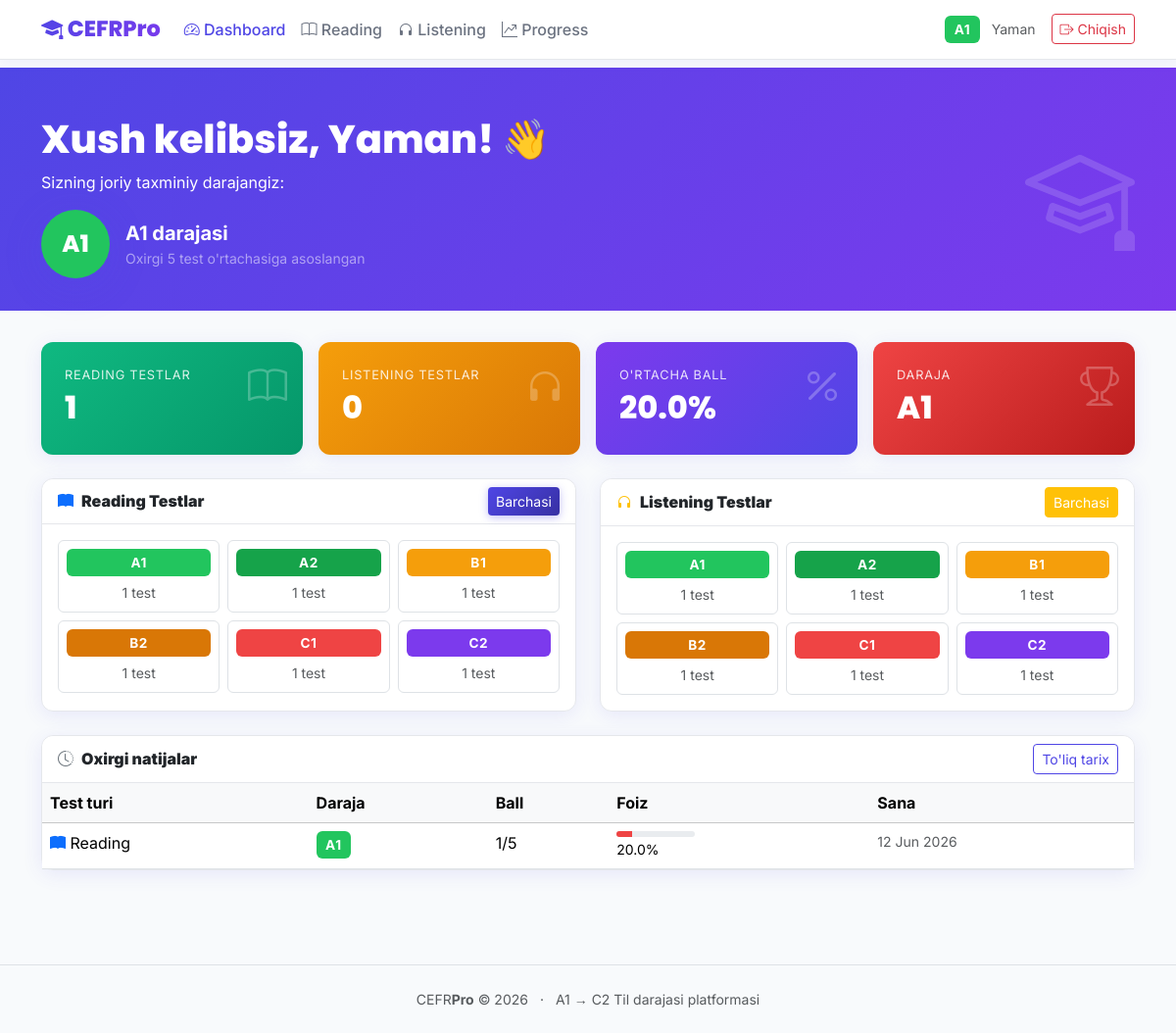
/ (signed in), run on the app's committed database.
### models.py (models this page shows, shortened)
class User(UserMixin, db.Model):
    __tablename__ = 'users'
    id = db.Column(db.Integer, primary_key=True)
    username = db.Column(db.String(80), unique=True, nullable=False)
    email = db.Column(db.String(120), unique=True, nullable=False)
    password_hash = db.Column(db.String(256), nullable=False)
    full_name = db.Column(db.String(120), default='')
    cefr_level = db.Column(db.String(4), default='A1')
    is_admin = db.Column(db.Boolean, default=False)
    created_at = db.Column(db.DateTime, default=datetime.utcnow)
    attempts = db.relationship('TestAttempt', backref='user', lazy=True)
    def estimated_level(self):
        last5 = TestAttempt.query.filter_by(user_id=self.id)\
            .order_by(TestAttempt.taken_at.desc()).limit(5).all()
        if not last5:
            return self.cefr_level
        avg_pct = sum(a.percentage for a in last5) / len(last5)
        level_idx = CEFR_LEVELS.index(self.cefr_level) if self.cefr_level in CEFR_LEVELS else 0
        if avg_pct >= 85:
            level_idx = min(level_idx + 1, 5)
        elif avg_pct < 50:
            level_idx = max(level_idx - 1, 0)
        return CEFR_LEVELS[level_idx]

class TestAttempt(db.Model):
    __tablename__ = 'test_attempts'
    id = db.Column(db.Integer, primary_key=True)
    user_id = db.Column(db.Integer, db.ForeignKey('users.id'), nullable=False)
    test_type = db.Column(db.String(20), nullable=False)   # 'reading' or 'listening'
    test_id = db.Column(db.Integer, nullable=False)
    level = db.Column(db.String(4), nullable=False)
    score = db.Column(db.Integer, default=0)               # correct answers
    total = db.Column(db.Integer, default=0)               # total questions
    percentage = db.Column(db.Float, default=0.0)
    time_spent = db.Column(db.Integer, default=0)          # seconds
    taken_at = db.Column(db.DateTime, default=datetime.utcnow)

### app.py (the view)
@app.route('/')
@login_required
def dashboard():
    recent_attempts = TestAttempt.query\
        .filter_by(user_id=current_user.id)\
        .order_by(TestAttempt.taken_at.desc()).limit(5).all()
    reading_count = TestAttempt.query.filter_by(
        user_id=current_user.id, test_type='reading').count()
    listening_count = TestAttempt.query.filter_by(
        user_id=current_user.id, test_type='listening').count()
    all_att = TestAttempt.query.filter_by(user_id=current_user.id).all()
    avg_pct = (sum(a.percentage for a in all_att) / len(all_att)) if all_att else 0
    estimated = current_user.estimated_level()
    reading_tests_by_level = {}
    for lvl in CEFR_LEVELS:
        reading_tests_by_level[lvl] = ReadingTest.query.filter_by(level=lvl).count()
    listening_tests_by_level = {}
    for lvl in CEFR_LEVELS:
        listening_tests_by_level[lvl] = ListeningTest.query.filter_by(level=lvl).count()
    return render_template('dashboard.html',
                           recent_attempts=recent_attempts,
                           reading_count=reading_count,
                           listening_count=listening_count,
                           avg_pct=round(avg_pct, 1),
                           estimated=estimated,
                           cefr_levels=CEFR_LEVELS,
                           reading_tests_by_level=reading_tests_by_level,
                           listening_tests_by_level=listening_tests_by_level)

### app.py (called while the page is built)
@login_manager.user_loader
def load_user(user_id):
    return User.query.get(int(user_id))

@app.context_processor
def inject_globals():
    return {'cefr_levels': CEFR_LEVELS, 'now': datetime.utcnow()}

### templates/dashboard.html (shortened to what this page needs)
{% extends 'base.html' %}
{% block content %}
<div class="page-header">
  <div class="container">
    <div class="row align-items-center">
      <div class="col-md-8">
        <h1 class="fade-in">Xush kelibsiz, {{ current_user.full_name or current_user.username }}! 👋</h1>
        <p class="fade-in fade-in-delay-1">Sizning joriy taxminiy darajangiz:</p>
        <div class="d-flex align-items-center gap-3 mt-2 fade-in fade-in-delay-2">
          <span class="estimated-level-badge badge-{{ estimated }}" style="font-size:1.5rem;width:70px;height:70px;">{{ estimated }}</span>
          <div>
            <div class="fw-bold text-white fs-5">{{ estimated }} darajasi</div>
            <div class="text-white-50 small">Oxirgi 5 test o'rtachasiga asoslangan</div>
          </div>
        </div>
      </div>
      <div class="col-md-4 text-end d-none d-md-block">
        <i class="bi bi-mortarboard" style="font-size:7rem;opacity:.15;color:white;"></i>
      </div>
    </div>
  </div>
</div>
<div class="container pb-5">
  <div class="row g-3 mb-4">
    <div class="col-6 col-md-3">
      <div class="stat-card green fade-in">
        <div class="stat-icon"><i class="bi bi-book"></i></div>
        <div class="stat-label">Reading Testlar</div>
        <div class="stat-value">{{ reading_count }}</div>
      </div>
    </div>
    <div class="col-6 col-md-3">
      <div class="stat-card amber fade-in fade-in-delay-1">
        <div class="stat-icon"><i class="bi bi-headphones"></i></div>
        <div class="stat-label">Listening Testlar</div>
        <div class="stat-value">{{ listening_count }}</div>
      </div>
    </div>
    <div class="col-6 col-md-3">
      <div class="stat-card purple fade-in fade-in-delay-2">
        <div class="stat-icon"><i class="bi bi-percent"></i></div>
        <div class="stat-label">O'rtacha Ball</div>
        <div class="stat-value">{{ avg_pct }}%</div>
      </div>
    </div>
    <div class="col-6 col-md-3">
      <div class="stat-card red fade-in fade-in-delay-3">
        <div class="stat-icon"><i class="bi bi-trophy"></i></div>
        <div class="stat-label">Daraja</div>
        <div class="stat-value">{{ estimated }}</div>
      </div>
    </div>
  </div>
  <div class="row g-4 mb-4">
    <div class="col-md-6">
      <div class="card h-100">
        <div class="card-header d-flex justify-content-between align-items-center">
          <span><i class="bi bi-book-fill text-primary me-2"></i><strong>Reading Testlar</strong></span>
          <a href="{{ url_for('reading_list') }}" class="btn btn-sm btn-primary">Barchasi</a>
        </div>
        <div class="card-body">
          <div class="row g-2">
            {% for lvl in cefr_levels %}
            <div class="col-4">
              <a href="{{ url_for('reading_list', level=lvl) }}"
                 class="d-block text-decoration-none text-center p-2 rounded border"
                 style="transition:.2s;border-color:transparent"
                 onmouseover="this.style.borderColor='var(--primary)'"
                 onmouseout="this.style.borderColor='transparent'">
                <span class="cefr-badge badge-{{ lvl }} d-block mb-1">{{ lvl }}</span>
                <small class="text-muted">{{ reading_tests_by_level[lvl] }} test</small>
              </a>
            </div>
            {% endfor %}
          </div>
        </div>
      </div>
    </div>
    <div class="col-md-6">
      <div class="card h-100">
        <div class="card-header d-flex justify-content-between align-items-center">
          <span><i class="bi bi-headphones text-warning me-2"></i><strong>Listening Testlar</strong></span>
          <a href="{{ url_for('listening_list') }}" class="btn btn-sm btn-warning text-white">Barchasi</a>
        </div>
        <div class="card-body">
          <div class="row g-2">
            {% for lvl in cefr_levels %}
            <div class="col-4">
              <a href="{{ url_for('listening_list', level=lvl) }}"
                 class="d-block text-decoration-none text-center p-2 rounded border"
                 style="transition:.2s;border-color:transparent"
                 onmouseover="this.style.borderColor='var(--warning)'"
                 onmouseout="this.style.borderColor='transparent'">
                <span class="cefr-badge badge-{{ lvl }} d-block mb-1">{{ lvl }}</span>
                <small class="text-muted">{{ listening_tests_by_level[lvl] }} test</small>
              </a>
            </div>
            {% endfor %}
          </div>
        </div>
      </div>
    </div>
  </div>
  <div class="card">
    <div class="card-header d-flex justify-content-between align-items-center">
      <span><i class="bi bi-clock-history text-secondary me-2"></i><strong>Oxirgi natijalar</strong></span>
      <a href="{{ url_for('progress') }}" class="btn btn-sm btn-outline-primary">To'liq tarix</a>
    </div>
    <div class="card-body p-0">
      {% if recent_attempts %}
      <div class="table-responsive">
        <table class="table table-hover mb-0">
          <thead class="table-light">
            <tr>
              <th>Test turi</th>
              <th>Daraja</th>
              <th>Ball</th>
              <th>Foiz</th>
              <th>Sana</th>
            </tr>
          </thead>
          <tbody>
            {% for a in recent_attempts %}
            <tr>
              <td>
                {% if a.test_type == 'reading' %}
                  <i class="bi bi-book-fill text-primary"></i> Reading
                {% else %}
                  <i class="bi bi-headphones text-warning"></i> Listening
                {% endif %}
              </td>
              <td><span class="cefr-badge badge-{{ a.level }}">{{ a.level }}</span></td>
              <td>{{ a.score }}/{{ a.total }}</td>
              <td>
                <div class="progress" style="height:6px;width:80px;">
                  <div class="progress-bar"
                       style="width:{{ a.percentage }}%;background:{% if a.percentage>=75 %}var(--success){% elif a.percentage>=50 %}var(--warning){% else %}var(--danger){% endif %}">
                  </div>
                </div>
                <small>{{ a.percentage }}%</small>
              </td>
              <td class="text-muted small">{{ a.taken_at.strftime('%d %b %Y') }}</td>
            </tr>
            {% endfor %}
          </tbody>
        </table>
      </div>
      {% else %}
      <div class="text-center py-5 text-muted">
        <i class="bi bi-clipboard-x" style="font-size:3rem;opacity:.3"></i>
        <p class="mt-2">Hali hech qanday test topshirmagansiz.</p>
        <a href="{{ url_for('reading_list') }}" class="btn btn-primary">Birinchi testni boshlang</a>
      </div>
      {% endif %}
    </div>
  </div>
</div>
{% endblock %}

### templates/base.html (shortened to what this page needs)
<!DOCTYPE html>
<html lang="uz">
<head>
  <link href="https://cdn.jsdelivr.net/npm/bootstrap@5.3.2/dist/css/bootstrap.min.css" rel="stylesheet">
  <link href="https://cdn.jsdelivr.net/npm/bootstrap-icons@1.11.3/font/bootstrap-icons.min.css" rel="stylesheet">
  <link href="{{ url_for('static', filename='css/style.css') }}" rel="stylesheet">
</head>
<body>
{% if current_user.is_authenticated %}
<nav class="navbar navbar-expand-lg sticky-top">
  <div class="container">
    <a class="navbar-brand" href="{{ url_for('dashboard') }}">
      <i class="bi bi-mortarboard-fill"></i> CEFR<span style="color:var(--secondary)">Pro</span>
    </a>
    <div class="collapse navbar-collapse" id="navMain">
      <ul class="navbar-nav me-auto mb-2 mb-lg-0">
        <li class="nav-item">
          <a class="nav-link {% if request.endpoint == 'dashboard' %}active{% endif %}"
             href="{{ url_for('dashboard') }}"><i class="bi bi-speedometer2"></i> Dashboard</a>
        </li>
        <li class="nav-item">
          <a class="nav-link {% if 'reading' in request.endpoint %}active{% endif %}"
             href="{{ url_for('reading_list') }}"><i class="bi bi-book"></i> Reading</a>
        </li>
        <li class="nav-item">
          <a class="nav-link {% if 'listening' in request.endpoint %}active{% endif %}"
             href="{{ url_for('listening_list') }}"><i class="bi bi-headphones"></i> Listening</a>
        </li>
        <li class="nav-item">
          <a class="nav-link {% if request.endpoint == 'progress' %}active{% endif %}"
             href="{{ url_for('progress') }}"><i class="bi bi-graph-up-arrow"></i> Progress</a>
        </li>
      </ul>
      <div class="d-flex align-items-center gap-2">
        <span class="cefr-badge badge-{{ current_user.cefr_level }} me-1">
          {{ current_user.cefr_level }}
        </span>
        <span class="text-muted small">{{ current_user.full_name or current_user.username }}</span>
        <a href="{{ url_for('logout') }}" class="btn btn-sm btn-outline-danger ms-2">
          <i class="bi bi-box-arrow-right"></i> Chiqish
        </a>
      </div>
    </div>
  </div>
</nav>
{% endif %}
{% block content %}{% endblock %}
<footer class="mt-5 py-4 border-top text-center text-muted small">
  <div class="container">
    <span>CEFR<strong>Pro</strong> &copy; {{ now.year }}</span>
    <span class="mx-2">·</span>
    <span>A1 → C2 Til darajasi platformasi</span>
  </div>
</footer>
</body>
</html>

### static/css/style.css (style rules this page uses)
:root { --primary: #4F46E5; --primary-light: #818CF8; --primary-dark: #3730A3; --secondary: #7C3AED; --bg: #F8FAFC; --surface: #FFFFFF; --border: #E5E7EB; --text: #1F2937; --text-muted: #6B7280; --success: #10B981; --warning: #F59E0B; --danger: #EF4444; --radius: 12px; --shadow: 0 4px 20px rgba(79,70,229,0.10); --shadow-lg: 0 8px 40px rgba(79,70,229,0.18); --a1: #22C55E; --a2: #16A34A; --b1: #F59E0B; --b2: #D97706; --c1: #EF4444; --c2: #7C3AED; }
* { box-sizing: border-box; margin: 0; padding: 0; }
body { font-family: 'Inter', sans-serif; background: var(--bg); color: var(--text); min-height: 100vh; }
.navbar-brand { font-family: 'Poppins', sans-serif; font-weight: 800; font-size: 1.4rem; background: linear-gradient(135deg, var(--primary), var(--secondary)); -webkit-background-clip: text; -webkit-text-fill-color: transparent; background-clip: text; }
.navbar { background: rgba(255,255,255,0.95) !important; backdrop-filter: blur(12px); border-bottom: 1px solid var(--border); box-shadow: 0 2px 12px rgba(79,70,229,0.07); }
.nav-link { color: var(--text-muted) !important; font-weight: 500; transition: color .2s; }
.nav-link:hover, .nav-link.active { color: var(--primary) !important; }
.page-header { background: linear-gradient(135deg, var(--primary) 0%, var(--secondary) 100%); color: white; padding: 3rem 0 2rem; margin-bottom: 2rem; }
.page-header h1 { font-family: 'Poppins', sans-serif; font-weight: 800; }
.page-header p { opacity: .85; }
.card { border: 1px solid var(--border); border-radius: var(--radius); box-shadow: var(--shadow); transition: box-shadow .25s, transform .25s; background: var(--surface); }
.card-header { border-radius: var(--radius) var(--radius) 0 0 !important; border-bottom: 1px solid var(--border); background: var(--surface); font-weight: 600; }
.stat-card { border-radius: var(--radius); padding: 1.5rem; color: white; position: relative; overflow: hidden; box-shadow: var(--shadow); background: linear-gradient(135deg, var(--primary), var(--primary-dark)); transition: transform .25s, box-shadow .25s; }
.stat-card .stat-icon { font-size: 2.5rem; opacity: .25; position: absolute; right: 1rem; top: 1rem; }
.stat-card .stat-label { font-size: .8rem; text-transform: uppercase; letter-spacing: .06em; opacity: .85; }
.stat-card .stat-value { font-family: 'Poppins', sans-serif; font-size: 2rem; font-weight: 800; }
.stat-card.green { background: linear-gradient(135deg, #10B981, #059669); }
.stat-card.amber { background: linear-gradient(135deg, #F59E0B, #D97706); }
.stat-card.purple { background: linear-gradient(135deg, #7C3AED, #4F46E5); }
.stat-card.red { background: linear-gradient(135deg, #EF4444, #B91C1C); }
.badge-A1 { background-color: var(--a1); color: #fff; }
.badge-A2 { background-color: var(--a2); color: #fff; }
.badge-B1 { background-color: var(--b1); color: #fff; }
.badge-B2 { background-color: var(--b2); color: #fff; }
.badge-C1 { background-color: var(--c1); color: #fff; }
.badge-C2 { background-color: var(--c2); color: #fff; }
.cefr-badge { display: inline-block; padding: .28em .7em; border-radius: 6px; font-weight: 700; font-size: .85em; letter-spacing: .04em; }
.btn-primary { background: linear-gradient(135deg, var(--primary), var(--primary-dark)); border: none; box-shadow: 0 2px 8px rgba(79,70,229,.35); }
.btn-outline-primary { color: var(--primary); border-color: var(--primary); }
.estimated-level-badge { font-family: 'Poppins', sans-serif; font-size: 3rem; font-weight: 800; width: 100px; height: 100px; border-radius: 50%; display: inline-flex; align-items: center; justify-content: center; color: white; box-shadow: var(--shadow-lg); }
.fade-in { animation: fadeInUp .5s ease both; }
.fade-in-delay-1 { animation-delay: .1s; }
.fade-in-delay-2 { animation-delay: .2s; }
.fade-in-delay-3 { animation-delay: .3s; }

### data on the page
User: cefr_level "A1", full_name "Yaman"
TestAttempt: test_type "reading" (drawn), level "A1", score "1", total "5", percentage "20.0", taken_at "12 Jun 2026"

### other printed values
{{ estimated }} "A1"
{{ reading_count }} "1"
{{ listening_count }} "0"
{{ avg_pct }} "20.0"
{{ lvl }} "A1" "A2" "B1" "B2" "C1" "C2"
{{ reading_tests_by_level[lvl] }} "1" "1" "1" "1" "1" "1"
{{ listening_tests_by_level[lvl] }} "1" "1" "1" "1" "1" "1"
